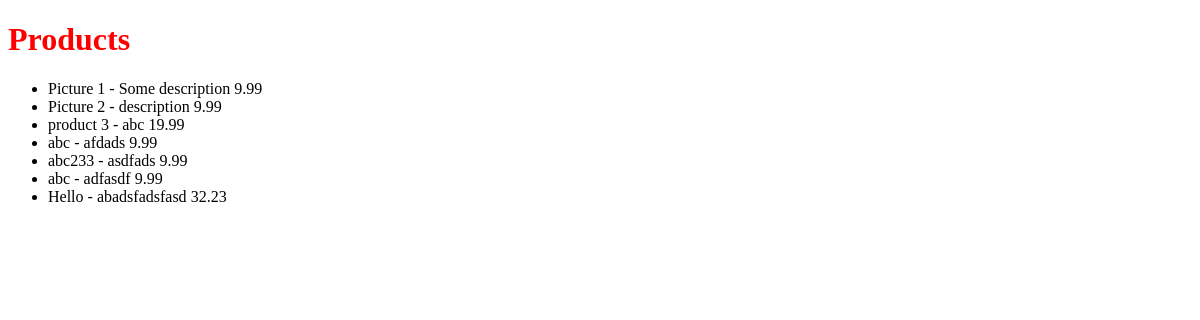
Before: /products/ with the older database file.
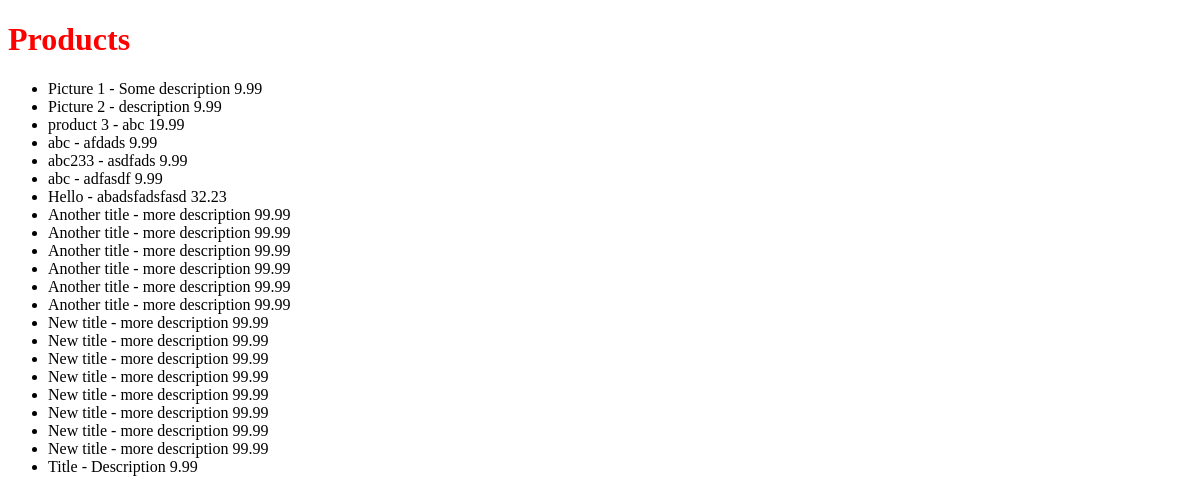
After: the same page with the newer database file.
### products/models.py (models this page shows)
class Product(models.Model):
	title = models.CharField(max_length=30) #owiuerpoajsdlfkjasd;flkiu1p3o4u134123 ewjfa;sd
	slug = models.SlugField(blank=True) # unique=True
	description = models.TextField()
	price = models.DecimalField(max_digits=100, decimal_places=2, default=9.99, null=True,) #100.00
	sale_price = models.DecimalField(max_digits=100,
			 decimal_places=2, default=6.99, null=True, blank=True) #100.00
	def __unicode__(self): #def __unicode__(self):
		return self.title

### products/views.py (the view)
# urls.py: url(r'^products/$', ProductListView.as_view(), name='product_list_view'),
class ProductListView(ListView):
	model = Product
	def get_queryset(self, *args, **kwargs):
		qs = super(ProductListView, self).get_queryset(**kwargs)
		return qs

### templates/products/product_list.html
{% extends "base.html" %}
{% block content %}
<h1>Products</h1>
<ul>
{% for instance in object_list %}
    <li>{{ instance }} - {{ instance.description }} {{ instance.price }}</li>
{% empty %}
    <li>No Products yet.</li>
{% endfor %}
</ul>
{% endblock %}

### templates/base.html (shortened to what this page needs)
<!DOCTYPE html>
<html>
<head>
</head>
<body>
{% block content %}{% endblock content %}
</body>
</html>

Changed rows visible on the page:
added Product: title "Another title", description "more description", price "99.99"
added Product: title "Another title", description "more description", price "99.99"
added Product: title "Another title", description "more description", price "99.99"
added Product: title "Another title", description "more description", price "99.99"
added Product: title "Another title", description "more description", price "99.99"
added Product: title "Another title", description "more description", price "99.99"
added Product: title "New title", description "more description", price "99.99"
added Product: title "New title", description "more description", price "99.99"
added Product: title "New title", description "more description", price "99.99"
added Product: title "New title", description "more description", price "99.99"
added Product: title "New title", description "more description", price "99.99"
added Product: title "New title", description "more description", price "99.99"
added Product: title "New title", description "more description", price "99.99"
added Product: title "New title", description "more description", price "99.99"
added Product: title "Title", description "Description", price "9.99"
